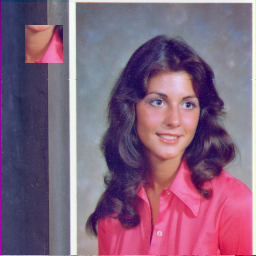
#> input picture lena_attacked.png, 256 x 256 px
$ python authenticate_and_recover_color.py
#> lines starting #> are read from the running program, lines starting #| are printed output that depends on the picture; after the words box and inside, x2 and y2 are one past the last pixel; in counts of white or black regions, pixels touching at a corner belong together
import cv2
import numpy as np
from scipy.linalg import hadamard
import os

print("--- Starting Robust Dual-Redundancy Authentication & Recovery ---")

# --- Configuration ---
block_size = 8
d = 8
RECOVERY_BLOCK_SHAPE = (2, 2)
AUTH_BITS = 16
SECRET_KEY_1 = 42
SECRET_KEY_2 = 999

# --- Helper Functions ---
def generate_chaotic_permutation(p1, p2, length=64):
    """Generates a pseudo-random permutation consistent with embedding."""
    sequence = np.zeros(length)
    g = p1
    for i in range(length):
        g = p2 * g * (1 - g)
        sequence[i] = g
    return np.argsort(sequence)

def bits_to_block(bits):
    """Reconstructs 8x8 block from 24 bits."""
    pixels = []
    # 24 bits -> 4 pixels (6 bits each)
    for i in range(0, 24, 6):
        # Join 6 bits to string, parse to int
        val = int("".join(map(str, bits[i:i+6])), 2)
        # Dequantize (0-63 -> 0-255 mapping approx)
        pixels.append((val << 2) + 2)

    small = np.array(pixels, dtype=np.uint8).reshape(2,2)
    # Upscale back to 8x8 using Nearest Neighbor to keep sharp edges
    return cv2.resize(small, (8,8), interpolation=cv2.INTER_NEAREST)

def create_block_mapping(num_blocks, key):
    """Recreates the shuffling map used in embedding."""
    indices = np.arange(num_blocks)
    prng = np.random.RandomState(key)
    prng.shuffle(indices)
    return indices # This is P. Host_Index = P[Source_Index]

# --- Main Logic ---
try:
    # 1. Load Attacked Image
    img_path = 'lena_attacked.png'
    if not os.path.exists(img_path):
        print(f"Error: '{img_path}' not found. Please run attack_image.py first.")
        exit()

    img = cv2.imread(img_path, cv2.IMREAD_COLOR)
#> img is the input picture: shape (256, 256, 3); mean B, G, R 125.4, 99.7, 131.4
    height, width, _ = img.shape
#> height = 256; width = 256

    # Calculate block counts
    num_blocks_per_channel = (height // block_size) * (width // block_size)
#> num_blocks_per_channel = 1024
    total_blocks = num_blocks_per_channel * 3
#> total_blocks = 3072
    channels = cv2.split(img)

    print(f"Analyzing Image: {width}x{height} ({total_blocks} blocks total)")
#| Analyzing Image: 256x256 (3072 blocks total)

    # 2. Setup Matrices & Mappings
    H_d = hadamard(d)
    W_d = hadamard(d)
    M_d = np.bitwise_and(np.where(H_d > 0, 1, 0), np.where(W_d > 0, 1, 0))

    # P maps: Source_Index -> Host_Index
    P_map_1 = create_block_mapping(total_blocks, SECRET_KEY_1)
    P_map_2 = create_block_mapping(total_blocks, SECRET_KEY_2)

    # 3. Phase 1: Tamper Detection
    is_tampered = np.zeros(total_blocks, dtype=bool)
    extracted_payloads = {}

    # Visualization map (White = Tampered)
    tamper_map_vis = np.zeros((height, width), dtype=np.uint8)

    # We need to track T2 groups to validate T2 checksums
    # Structure: t1_values[channel][block_idx]
    t1_values_extracted = [[0] * num_blocks_per_channel for _ in range(3)]

    print("Step 1: Analyzing Blocks & Extracting Payloads...")

    for total_idx in range(total_blocks):
        ch_id = total_idx // num_blocks_per_channel
        blk_idx = total_idx % num_blocks_per_channel

        row = blk_idx // (width // block_size)
        col = blk_idx % (width // block_size)
        y, x = row * block_size, col * block_size

        block = channels[ch_id][y:y+block_size, x:x+block_size]

        # A. Calculate Image Properties (from MSB)
        msb = np.bitwise_and(block, 254) # Clear LSB

        # Calculate T1 from current content
        S_d = (M_d @ msb @ M_d) / d
        T1_calc = (int(np.trace(S_d)) + 1) % (2**10)

        # Calculate Chaotic Keys
        mean_val = np.mean(msb)
        std_val = np.std(msb)
        p1 = (mean_val + 1) / 257.0
        p2 = min(4.0, 3.99 + (std_val - int(std_val)) * 0.1)

        # B. Extract LSB Payload using Chaotic Permutation
        perm = generate_chaotic_permutation(p1, p2, 64)
        flat = block.flatten() % 2 # Get LSBs

        payload = [0]*64
        for k in range(64):
            payload[k] = flat[perm[k]]

        extracted_payloads[total_idx] = payload

        # C. Verify T1 (Immediate Check)
        T1_bits = payload[:10]
        T1_extract = int("".join(map(str, T1_bits)), 2)

        t1_values_extracted[ch_id][blk_idx] = T1_extract # Save for T2 check later

        if T1_calc != T1_extract:
            is_tampered[total_idx] = True
            tamper_map_vis[y:y+block_size, x:x+block_size] = 255
#> this loop made 3072 passes
#> (T1_calc, mean_val, std_val, p1, p2) on passes 1 to 3: (286, 105, 5.77, 0.412, 4), (186, 101.5, 3.91, 0.399, 4), (852, 84.59, 4.86, 0.333, 4)
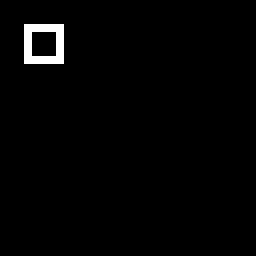
#> tamper_map_vis: shape (256, 256); 1.6% white; 1 white region, box (x1, y1, x2, y2) and area: (24, 24, 64, 64) 1024

    # D. Verify T2 (Group Checksum) - Secondary Validation
    # T2 validates groups of 5 blocks. If T2 fails, all 5 might be suspect.
    print("Step 2: Verifying T2 Group Checksums...")
    for ch_id in range(3):
        t2_counter = 0
        for blk_idx in range(num_blocks_per_channel):
            total_idx = ch_id * num_blocks_per_channel + blk_idx

            # Retrieve extracted T2 from payload
            payload = extracted_payloads[total_idx]
            T2_extract = int("".join(map(str, payload[10:16])), 2)

            # Determine which T2 group we belong to
            if blk_idx > 0 and blk_idx % 5 == 0:
                t2_counter += 1

            # Calculate what T2 *should* be based on extracted T1s
            group_start_idx = t2_counter * 5
            group_t1s = t1_values_extracted[ch_id][group_start_idx : group_start_idx + 5]

            # Only check if we have a full group
            if len(group_t1s) == 5:
                T2_calc = int((sum(group_t1s) / 5) % (2**6))

                # If T2 mismatch, mark this specific block as tampered
                # (Note: T1 is strictly local, T2 is regional)
                if T2_calc != T2_extract and not is_tampered[total_idx]:
                    is_tampered[total_idx] = True
                    # Update visualization
                    row = blk_idx // (width // block_size)
                    col = blk_idx % (width // block_size)
                    y, x = row * block_size, col * block_size
                    tamper_map_vis[y:y+block_size, x:x+block_size] = 255
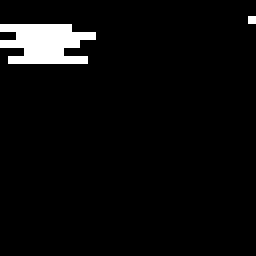
#> tamper_map_vis: shape (256, 256); 4.4% white; 2 white regions, box (x1, y1, x2, y2) and area: (0, 24, 96, 64) 2816, (248, 16, 256, 24) 64

    cv2.imwrite('tamper_map_detected.png', tamper_map_vis)
    print(f"Tamper Map Saved. Total Tampered Blocks: {np.sum(is_tampered)}")
#| Tamper Map Saved. Total Tampered Blocks: 135

    # 4. Phase 2: Recovery
    print("Step 3: Attempting Recovery (Dual Redundancy)...")
    recovered_channels = [c.copy() for c in channels]
    inpaint_mask = np.zeros((height, width), dtype=np.uint8)

    recovered_count = 0
    inpaint_count = 0

    for total_idx in range(total_blocks):
        if not is_tampered[total_idx]:
            continue # Block is authentic

        ch_id = total_idx // num_blocks_per_channel
        blk_idx = total_idx % num_blocks_per_channel
        row = blk_idx // (width // block_size)
        col = blk_idx % (width // block_size)
        y, x = row * block_size, col * block_size

        # We need to recover THIS block (Source).
        # We look for Hosts that store our data.

        # Try Host 1 (Primary Backup)
        host_idx_1 = P_map_1[total_idx]
        if not is_tampered[host_idx_1]:
            # Host 1 is valid! Extract Rec1 (Bits 16-40)
            payload = extracted_payloads[host_idx_1]
            rec_bits = payload[16 : 40]
            recovered_channels[ch_id][y:y+block_size, x:x+block_size] = bits_to_block(rec_bits)
            recovered_count += 1
            continue

        # Try Host 2 (Secondary Backup)
        host_idx_2 = P_map_2[total_idx]
        if not is_tampered[host_idx_2]:
            # Host 2 is valid! Extract Rec2 (Bits 40-64)
            payload = extracted_payloads[host_idx_2]
            rec_bits = payload[40 : 64]
            recovered_channels[ch_id][y:y+block_size, x:x+block_size] = bits_to_block(rec_bits)
            recovered_count += 1
            continue

        # Both failed -> Mark for Inpainting
        inpaint_mask[y:y+block_size, x:x+block_size] = 255
        # Set to black temporarily
        recovered_channels[ch_id][y:y+block_size, x:x+block_size] = 0
        inpaint_count += 1
#> inpaint_mask: shape (256, 256); every value is 0

    print(f"Recovery Stats: {recovered_count} blocks recovered cryptographically, {inpaint_count} blocks need inpainting.")
#| Recovery Stats: 135 blocks recovered cryptographically, 0 blocks need inpainting.

    # 5. Phase 3: Inpainting Fallback
    merged_recovered = cv2.merge(recovered_channels)
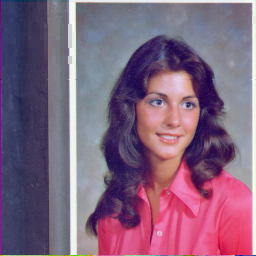
#> merged_recovered: shape (256, 256, 3); mean of channels 0, 1, 2 125.2, 99.3, 129.2; drawn as B, G, R

    if inpaint_count > 0:
        print("Step 4: Filling remaining gaps with Telea Inpainting...")
        # Radius 3px considers immediate 8-neighbors
        final_restored = cv2.inpaint(merged_recovered, inpaint_mask, 3, cv2.INPAINT_TELEA)
    else:
        final_restored = merged_recovered

    cv2.imwrite('recovered_final.png', final_restored)
    print("Process Complete. Result saved as 'recovered_final.png'.")

except Exception as e:
    print(f"CRITICAL ERROR: {e}")
    import traceback
    traceback.print_exc()
